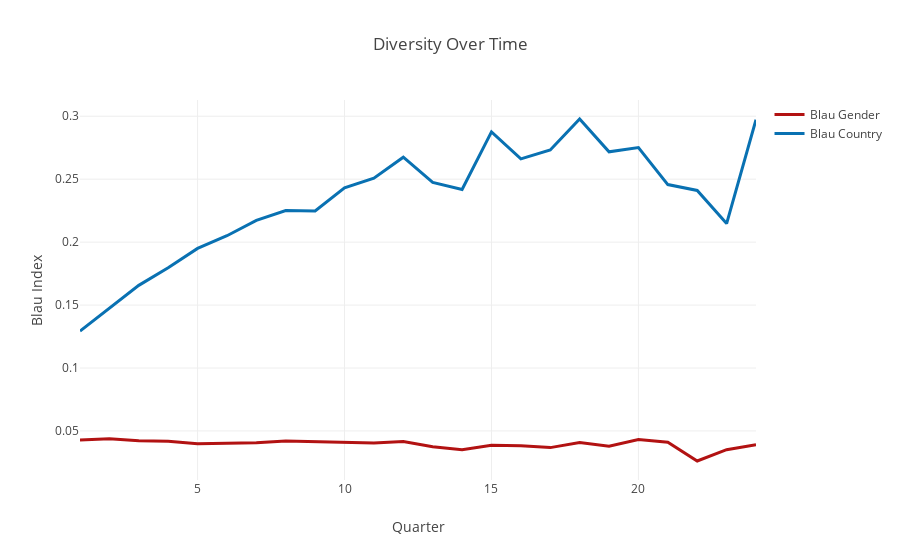

Notebook code for this chart:
### Code cell
trace0 = go.Scatter(
    x = diversity_overtime_df.index,
    y = diversity_overtime_df.blau_gender,
    mode = 'lines',
    name = 'Blau Gender',
    line = {
        'color':  'rgb(178,18,18)',
        'width': 3
    }
)

trace1 = go.Scatter(
    x = diversity_overtime_df.index,
    y = diversity_overtime_df.blau_country,
    mode = 'lines',
    name = 'Blau Country',
    line = {
        'color': 'rgb(9,113,178)',
        'width': 3
    }
)

layout = go.Layout(
    title = 'Diversity Over Time',
    xaxis = {
        'title': 'Quarter'
    },
    yaxis = {
        'title':  'Blau Index'
    }
)

data = go.Data([trace0,trace1])
figure = go.Figure(data = data, layout = layout)

iplot(figure, filename = 'diversity-over-time')

### Figure 1 — Plotly figure (JSON) as saved in the notebook; plotly's stock layout.template omitted (floating-point values rounded to 4 significant figures)
{"data": [{"line": {"color": "rgb(178,18,18)", "width": 3}, "mode": "lines", "name": "Blau Gender", "type": "scatter", "x": [1, 2, 3, 4, 5, 6, 7, 8, 9, 10, 11, 12, 13, 14, 15, 16, 17, 18, 19, 20, 21, 22, 23, 24], "y": [0.04273, 0.04371, 0.04225, 0.04177, 0.03978, 0.03995, 0.0406, 0.04195, 0.04159, 0.04102, 0.04047, 0.04158, 0.0374, 0.03503, 0.03871, 0.03815, 0.03677, 0.04083, 0.0378, 0.04319, 0.04109, 0.02613, 0.03513, 0.03909]}, {"line": {"color": "rgb(9,113,178)", "width": 3}, "mode": "lines", "name": "Blau Country", "type": "scatter", "x": [1, 2, 3, 4, 5, 6, 7, 8, 9, 10, 11, 12, 13, 14, 15, 16, 17, 18, 19, 20, 21, 22, 23, 24], "y": [0.1294, 0.1472, 0.1657, 0.1796, 0.195, 0.2051, 0.2172, 0.2251, 0.2248, 0.2431, 0.2508, 0.2675, 0.2475, 0.2418, 0.2876, 0.2661, 0.2732, 0.2978, 0.2718, 0.2751, 0.2457, 0.241, 0.2148, 0.2973]}], "layout": {"title": "Diversity Over Time", "xaxis": {"title": "Quarter"}, "yaxis": {"title": "Blau Index"}}}
